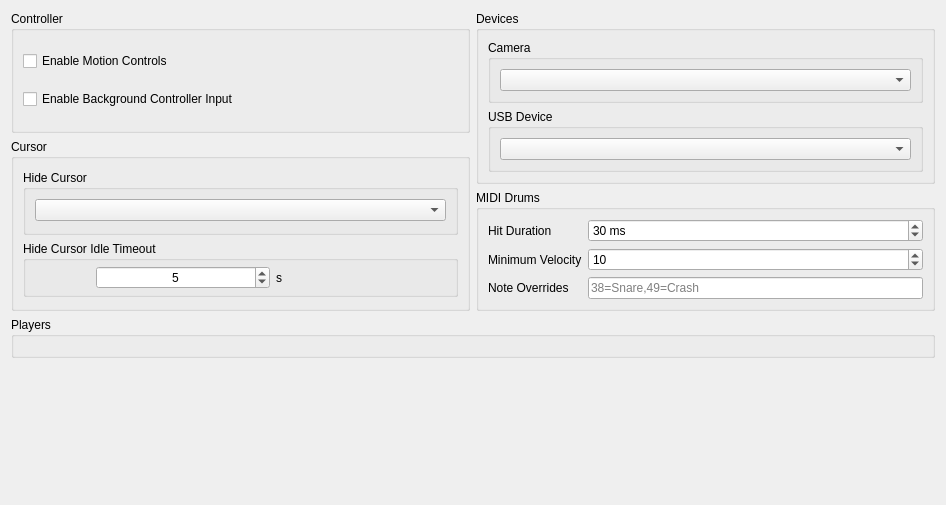
      <widget class="QWidget" name="inputTabContents">
       <property name="geometry">
        <rect>
         <x>0</x>
         <y>0</y>
         <width>946</width>
         <height>505</height>
        </rect>
       </property>
       <layout class="QVBoxLayout" name="inputTabVLayout" stretch="0,0,0">
        <item>
         <layout class="QHBoxLayout" name="inputTabHLayout" stretch="0,0">
          <item>
           <layout class="QVBoxLayout" name="inputTabVLayoutLeft">
            <item>
             <widget class="QGroupBox" name="ControllerGroupBox">
              <property name="sizePolicy">
               <sizepolicy hsizetype="Expanding" vsizetype="Preferred">
                <horstretch>0</horstretch>
                <verstretch>0</verstretch>
               </sizepolicy>
              </property>
              <property name="title">
               <string>Controller</string>
              </property>
              <property name="alignment">
               <set>Qt::AlignmentFlag::AlignLeading|Qt::AlignmentFlag::AlignLeft|Qt::AlignmentFlag::AlignTop</set>
              </property>
              <property name="flat">
               <bool>false</bool>
              </property>
              <layout class="QVBoxLayout" name="ControllerLayout">
               <property name="spacing">
                <number>9</number>
               </property>
               <property name="topMargin">
                <number>11</number>
               </property>
               <property name="bottomMargin">
                <number>11</number>
               </property>
               <item>
                <widget class="QCheckBox" name="motionControlsCheckBox">
                 <property name="sizePolicy">
                  <sizepolicy hsizetype="Minimum" vsizetype="Maximum">
                   <horstretch>0</horstretch>
                   <verstretch>0</verstretch>
                  </sizepolicy>
                 </property>
                 <property name="text">
                  <string>Enable Motion Controls</string>
                 </property>
                </widget>
               </item>
               <item>
                <widget class="QCheckBox" name="backgroundControllerCheckBox">
                 <property name="text">
                  <string>Enable Background Controller Input</string>
                 </property>
                </widget>
               </item>
              </layout>
             </widget>
            </item>
            <item>
             <widget class="QGroupBox" name="cursorGroupBox">
              <property name="sizePolicy">
               <sizepolicy hsizetype="Expanding" vsizetype="Preferred">
                <horstretch>0</horstretch>
                <verstretch>0</verstretch>
               </sizepolicy>
              </property>
              <property name="title">
               <string>Cursor</string>
              </property>
              <layout class="QGridLayout" name="gridLayout_2">
               <property name="topMargin">
                <number>11</number>
               </property>
               <property name="bottomMargin">
                <number>11</number>
               </property>
               <item row="0" column="0">
                <widget class="QGroupBox" name="hideCursorGroupBox">
                 <property name="enabled">
                  <bool>true</bool>
                 </property>
                 <property name="sizePolicy">
                  <sizepolicy hsizetype="Preferred" vsizetype="Fixed">
                   <horstretch>0</horstretch>
                   <verstretch>0</verstretch>
                  </sizepolicy>
                 </property>
                 <property name="title">
                  <string>Hide Cursor</string>
                 </property>
                 <layout class="QVBoxLayout" name="hideCursorLayout">
                  <property name="spacing">
                   <number>7</number>
                  </property>
                  <property name="bottomMargin">
                   <number>11</number>
                  </property>
                  <item>
                   <widget class="QComboBox" name="hideCursorComboBox"/>
                  </item>
                 </layout>
                </widget>
               </item>
               <item row="1" column="0">
                <widget class="QGroupBox" name="idleTimeoutGroupBox">
                 <property name="enabled">
                  <bool>true</bool>
                 </property>
                 <property name="sizePolicy">
                  <sizepolicy hsizetype="Preferred" vsizetype="Fixed">
                   <horstretch>0</horstretch>
                   <verstretch>0</verstretch>
                  </sizepolicy>
                 </property>
                 <property name="minimumSize">
                  <size>
                   <width>0</width>
                   <height>0</height>
                  </size>
                 </property>
                 <property name="title">
                  <string>Hide Cursor Idle Timeout</string>
                 </property>
                 <property name="alignment">
                  <set>Qt::AlignmentFlag::AlignLeading|Qt::AlignmentFlag::AlignLeft|Qt::AlignmentFlag::AlignTop</set>
                 </property>
                 <property name="flat">
                  <bool>false</bool>
                 </property>
                 <layout class="QHBoxLayout" name="IdleTimeoutLayout" stretch="0,0">
                  <property name="spacing">
                   <number>6</number>
                  </property>
                  <property name="leftMargin">
                   <number>70</number>
                  </property>
                  <property name="topMargin">
                   <number>5</number>
                  </property>
                  <property name="rightMargin">
                   <number>5</number>
                  </property>
                  <property name="bottomMargin">
                   <number>5</number>
                  </property>
                  <item>
                   <widget class="QSpinBox" name="idleTimeoutSpinBox">
                    <property name="enabled">
                     <bool>true</bool>
                    </property>
                    <property name="sizePolicy">
                     <sizepolicy hsizetype="Minimum" vsizetype="Fixed">
                      <horstretch>0</horstretch>
                      <verstretch>0</verstretch>
                     </sizepolicy>
                    </property>
                    <property name="minimumSize">
                     <size>
                      <width>0</width>
                      <height>0</height>
                     </size>
                    </property>
                    <property name="maximumSize">
                     <size>
                      <width>16777215</width>
                      <height>16777215</height>
                     </size>
                    </property>
                    <property name="layoutDirection">
                     <enum>Qt::LayoutDirection::LeftToRight</enum>
                    </property>
                    <property name="wrapping">
                     <bool>false</bool>
                    </property>
                    <property name="alignment">
                     <set>Qt::AlignmentFlag::AlignCenter</set>
                    </property>
                    <property name="buttonSymbols">
                     <enum>QAbstractSpinBox::ButtonSymbols::UpDownArrows</enum>
                    </property>
                    <property name="suffix">
                     <string notr="true"/>
                    </property>
                    <property name="maximum">
                     <number>3600</number>
                    </property>
                    <property name="value">
                     <number>5</number>
                    </property>
                    <property name="displayIntegerBase">
                     <number>10</number>
                    </property>
                   </widget>
                  </item>
                  <item>
                   <widget class="QLabel" name="idleTimeoutDurationLabel">
                    <property name="text">
                     <string>s</string>
                    </property>
                   </widget>
                  </item>
                 </layout>
                </widget>
               </item>
              </layout>
             </widget>
            </item>
           </layout>
          </item>
          <item>
           <layout class="QVBoxLayout" name="inputTabVLayoutRight">
            <property name="spacing">
             <number>6</number>
            </property>
            <property name="bottomMargin">
             <number>0</number>
            </property>
            <item>
             <widget class="QGroupBox" name="groupBox">
              <property name="title">
               <string>Devices</string>
              </property>
              <layout class="QVBoxLayout" name="verticalLayout_6">
               <item>
                <widget class="QGroupBox" name="cameraGroupBox">
                 <property name="title">
                  <string>Camera</string>
                 </property>
                 <layout class="QVBoxLayout" name="verticalLayout_17">
                  <item>
                   <widget class="QComboBox" name="cameraComboBox"/>
                  </item>
                 </layout>
                </widget>
               </item>
               <item>
                <widget class="QGroupBox" name="USBDeviceGroupBox">
                 <property name="sizePolicy">
                  <sizepolicy hsizetype="Expanding" vsizetype="Preferred">
                   <horstretch>0</horstretch>
                   <verstretch>0</verstretch>
                  </sizepolicy>
                 </property>
                 <property name="title">
                  <string>USB Device</string>
                 </property>
                 <layout class="QHBoxLayout" name="horizontalLayout_7_1">
                  <item>
                   <widget class="QComboBox" name="usbComboBox"/>
                  </item>
                 </layout>
                </widget>
               </item>
              </layout>
             </widget>
            </item>
            <item>
             <widget class="QGroupBox" name="midiDrumsGroupBox">
              <property name="title">
               <string>MIDI Drums</string>
              </property>
              <layout class="QFormLayout" name="midiDrumsLayout">
               <item row="0" column="0">
                <widget class="QLabel" name="midiDrumsPulseLabel">
                 <property name="text">
                  <string>Hit Duration</string>
                 </property>
                </widget>
               </item>
               <item row="0" column="1">
                <widget class="QSpinBox" name="midiDrumsPulseSpinBox">
                 <property name="suffix">
                  <string notr="true"> ms</string>
                 </property>
                 <property name="minimum">
                  <number>1</number>
                 </property>
                 <property name="maximum">
                  <number>100</number>
                 </property>
                 <property name="value">
                  <number>30</number>
                 </property>
                </widget>
               </item>
               <item row="1" column="0">
                <widget class="QLabel" name="midiDrumsMinVelocityLabel">
                 <property name="text">
                  <string>Minimum Velocity</string>
                 </property>
                </widget>
               </item>
               <item row="1" column="1">
                <widget class="QSpinBox" name="midiDrumsMinVelocitySpinBox">
                 <property name="minimum">
                  <number>1</number>
                 </property>
                 <property name="maximum">
                  <number>127</number>
                 </property>
                 <property name="value">
                  <number>10</number>
                 </property>
                </widget>
               </item>
               <item row="2" column="0">
                <widget class="QLabel" name="midiDrumsOverridesLabel">
                 <property name="text">
                  <string>Note Overrides</string>
                 </property>
                </widget>
               </item>
               <item row="2" column="1">
                <widget class="QLineEdit" name="midiDrumsOverridesLineEdit">
                 <property name="placeholderText">
                  <string notr="true">38=Snare,49=Crash</string>
                 </property>
                </widget>
               </item>
              </layout>
             </widget>
            </item>
           </layout>
          </item>
         </layout>
        </item>
        <item>
         <widget class="QGroupBox" name="playersGroupBox">
          <property name="title">
           <string>Players</string>
          </property>
          <layout class="QGridLayout" name="playersLayout"/>
         </widget>
        </item>
        <item>
         <spacer name="verticalSpacer_8">
          <property name="orientation">
           <enum>Qt::Orientation::Vertical</enum>
          </property>
          <property name="sizeHint" stdset="0">
           <size>
            <width>20</width>
            <height>40</height>
           </size>
          </property>
         </spacer>
        </item>
       </layout>
      </widget>
